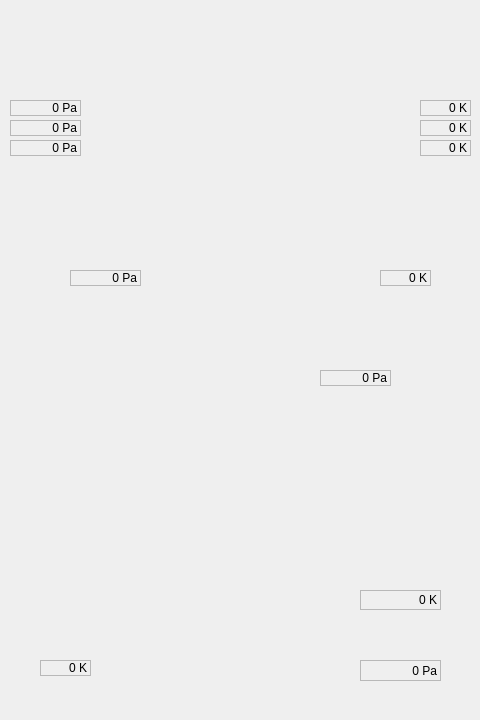
<?xml version="1.0" encoding="UTF-8"?>
<ui version="4.0">
 <class>LiveValuesWidget</class>
 <widget class="QWidget" name="LiveValuesWidget">
  <property name="geometry">
   <rect>
    <x>0</x>
    <y>0</y>
    <width>480</width>
    <height>720</height>
   </rect>
  </property>
  <property name="sizePolicy">
   <sizepolicy hsizetype="Fixed" vsizetype="Fixed">
    <horstretch>0</horstretch>
    <verstretch>0</verstretch>
   </sizepolicy>
  </property>
  <property name="minimumSize">
   <size>
    <width>480</width>
    <height>720</height>
   </size>
  </property>
  <property name="maximumSize">
   <size>
    <width>480</width>
    <height>720</height>
   </size>
  </property>
  <property name="windowTitle">
   <string>Live Values Widget</string>
  </property>
  <widget class="QLabel" name="accumulatorTemperature">
   <property name="geometry">
    <rect>
     <x>40</x>
     <y>660</y>
     <width>51</width>
     <height>16</height>
    </rect>
   </property>
   <property name="frameShape">
    <enum>QFrame::Shape::StyledPanel</enum>
   </property>
   <property name="frameShadow">
    <enum>QFrame::Shadow::Sunken</enum>
   </property>
   <property name="lineWidth">
    <number>5</number>
   </property>
   <property name="text">
    <string>0 K</string>
   </property>
   <property name="alignment">
    <set>Qt::AlignmentFlag::AlignRight|Qt::AlignmentFlag::AlignTrailing|Qt::AlignmentFlag::AlignVCenter</set>
   </property>
  </widget>
  <widget class="QLabel" name="coldJunctionTemperature">
   <property name="geometry">
    <rect>
     <x>360</x>
     <y>590</y>
     <width>81</width>
     <height>20</height>
    </rect>
   </property>
   <property name="frameShape">
    <enum>QFrame::Shape::StyledPanel</enum>
   </property>
   <property name="frameShadow">
    <enum>QFrame::Shadow::Sunken</enum>
   </property>
   <property name="lineWidth">
    <number>5</number>
   </property>
   <property name="text">
    <string>0 K</string>
   </property>
   <property name="alignment">
    <set>Qt::AlignmentFlag::AlignRight|Qt::AlignmentFlag::AlignTrailing|Qt::AlignmentFlag::AlignVCenter</set>
   </property>
  </widget>
  <widget class="QLabel" name="accumulatorPressure">
   <property name="geometry">
    <rect>
     <x>320</x>
     <y>370</y>
     <width>71</width>
     <height>16</height>
    </rect>
   </property>
   <property name="frameShape">
    <enum>QFrame::Shape::StyledPanel</enum>
   </property>
   <property name="frameShadow">
    <enum>QFrame::Shadow::Sunken</enum>
   </property>
   <property name="lineWidth">
    <number>5</number>
   </property>
   <property name="text">
    <string>0 Pa</string>
   </property>
   <property name="alignment">
    <set>Qt::AlignmentFlag::AlignRight|Qt::AlignmentFlag::AlignTrailing|Qt::AlignmentFlag::AlignVCenter</set>
   </property>
  </widget>
  <widget class="QLabel" name="nozzlePressure3">
   <property name="geometry">
    <rect>
     <x>10</x>
     <y>100</y>
     <width>71</width>
     <height>16</height>
    </rect>
   </property>
   <property name="frameShape">
    <enum>QFrame::Shape::StyledPanel</enum>
   </property>
   <property name="frameShadow">
    <enum>QFrame::Shadow::Sunken</enum>
   </property>
   <property name="lineWidth">
    <number>5</number>
   </property>
   <property name="text">
    <string>0 Pa</string>
   </property>
   <property name="alignment">
    <set>Qt::AlignmentFlag::AlignRight|Qt::AlignmentFlag::AlignTrailing|Qt::AlignmentFlag::AlignVCenter</set>
   </property>
  </widget>
  <widget class="QLabel" name="nozzlePressure2">
   <property name="geometry">
    <rect>
     <x>10</x>
     <y>120</y>
     <width>71</width>
     <height>16</height>
    </rect>
   </property>
   <property name="frameShape">
    <enum>QFrame::Shape::StyledPanel</enum>
   </property>
   <property name="frameShadow">
    <enum>QFrame::Shadow::Sunken</enum>
   </property>
   <property name="lineWidth">
    <number>5</number>
   </property>
   <property name="text">
    <string>0 Pa</string>
   </property>
   <property name="alignment">
    <set>Qt::AlignmentFlag::AlignRight|Qt::AlignmentFlag::AlignTrailing|Qt::AlignmentFlag::AlignVCenter</set>
   </property>
  </widget>
  <widget class="QLabel" name="nozzlePressure1">
   <property name="geometry">
    <rect>
     <x>10</x>
     <y>140</y>
     <width>71</width>
     <height>16</height>
    </rect>
   </property>
   <property name="frameShape">
    <enum>QFrame::Shape::StyledPanel</enum>
   </property>
   <property name="frameShadow">
    <enum>QFrame::Shadow::Sunken</enum>
   </property>
   <property name="lineWidth">
    <number>5</number>
   </property>
   <property name="text">
    <string>0 Pa</string>
   </property>
   <property name="alignment">
    <set>Qt::AlignmentFlag::AlignRight|Qt::AlignmentFlag::AlignTrailing|Qt::AlignmentFlag::AlignVCenter</set>
   </property>
  </widget>
  <widget class="QLabel" name="nozzleTemperature3">
   <property name="geometry">
    <rect>
     <x>420</x>
     <y>100</y>
     <width>51</width>
     <height>16</height>
    </rect>
   </property>
   <property name="frameShape">
    <enum>QFrame::Shape::StyledPanel</enum>
   </property>
   <property name="frameShadow">
    <enum>QFrame::Shadow::Sunken</enum>
   </property>
   <property name="lineWidth">
    <number>5</number>
   </property>
   <property name="text">
    <string>0 K</string>
   </property>
   <property name="alignment">
    <set>Qt::AlignmentFlag::AlignRight|Qt::AlignmentFlag::AlignTrailing|Qt::AlignmentFlag::AlignVCenter</set>
   </property>
  </widget>
  <widget class="QLabel" name="nozzleTemperature2">
   <property name="geometry">
    <rect>
     <x>420</x>
     <y>120</y>
     <width>51</width>
     <height>16</height>
    </rect>
   </property>
   <property name="frameShape">
    <enum>QFrame::Shape::StyledPanel</enum>
   </property>
   <property name="frameShadow">
    <enum>QFrame::Shadow::Sunken</enum>
   </property>
   <property name="lineWidth">
    <number>5</number>
   </property>
   <property name="text">
    <string>0 K</string>
   </property>
   <property name="alignment">
    <set>Qt::AlignmentFlag::AlignRight|Qt::AlignmentFlag::AlignTrailing|Qt::AlignmentFlag::AlignVCenter</set>
   </property>
  </widget>
  <widget class="QLabel" name="nozzleTemperature1">
   <property name="geometry">
    <rect>
     <x>420</x>
     <y>140</y>
     <width>51</width>
     <height>16</height>
    </rect>
   </property>
   <property name="frameShape">
    <enum>QFrame::Shape::StyledPanel</enum>
   </property>
   <property name="frameShadow">
    <enum>QFrame::Shadow::Sunken</enum>
   </property>
   <property name="lineWidth">
    <number>5</number>
   </property>
   <property name="text">
    <string>0 K</string>
   </property>
   <property name="alignment">
    <set>Qt::AlignmentFlag::AlignRight|Qt::AlignmentFlag::AlignTrailing|Qt::AlignmentFlag::AlignVCenter</set>
   </property>
  </widget>
  <widget class="QLabel" name="chamberTemperature">
   <property name="geometry">
    <rect>
     <x>380</x>
     <y>270</y>
     <width>51</width>
     <height>16</height>
    </rect>
   </property>
   <property name="frameShape">
    <enum>QFrame::Shape::StyledPanel</enum>
   </property>
   <property name="frameShadow">
    <enum>QFrame::Shadow::Sunken</enum>
   </property>
   <property name="lineWidth">
    <number>5</number>
   </property>
   <property name="text">
    <string>0 K</string>
   </property>
   <property name="alignment">
    <set>Qt::AlignmentFlag::AlignRight|Qt::AlignmentFlag::AlignTrailing|Qt::AlignmentFlag::AlignVCenter</set>
   </property>
  </widget>
  <widget class="QLabel" name="ambientPressure">
   <property name="geometry">
    <rect>
     <x>360</x>
     <y>660</y>
     <width>81</width>
     <height>21</height>
    </rect>
   </property>
   <property name="frameShape">
    <enum>QFrame::Shape::StyledPanel</enum>
   </property>
   <property name="frameShadow">
    <enum>QFrame::Shadow::Sunken</enum>
   </property>
   <property name="lineWidth">
    <number>5</number>
   </property>
   <property name="text">
    <string>0 Pa</string>
   </property>
   <property name="alignment">
    <set>Qt::AlignmentFlag::AlignRight|Qt::AlignmentFlag::AlignTrailing|Qt::AlignmentFlag::AlignVCenter</set>
   </property>
  </widget>
  <widget class="QLabel" name="chamberPressure">
   <property name="geometry">
    <rect>
     <x>70</x>
     <y>270</y>
     <width>71</width>
     <height>16</height>
    </rect>
   </property>
   <property name="frameShape">
    <enum>QFrame::Shape::StyledPanel</enum>
   </property>
   <property name="frameShadow">
    <enum>QFrame::Shadow::Sunken</enum>
   </property>
   <property name="lineWidth">
    <number>5</number>
   </property>
   <property name="text">
    <string>0 Pa</string>
   </property>
   <property name="alignment">
    <set>Qt::AlignmentFlag::AlignRight|Qt::AlignmentFlag::AlignTrailing|Qt::AlignmentFlag::AlignVCenter</set>
   </property>
  </widget>
 </widget>
 <resources/>
 <connections/>
</ui>
